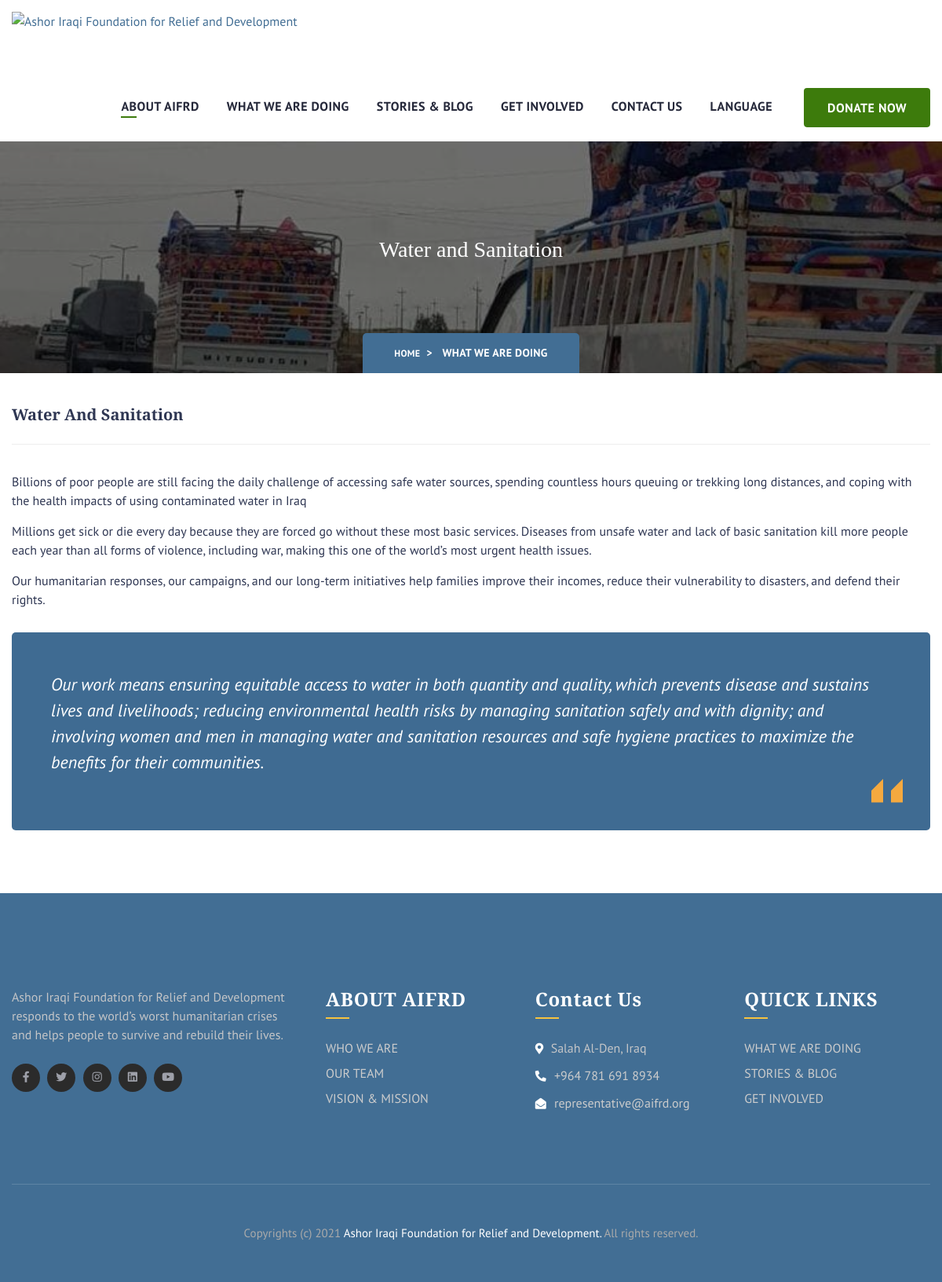
The app's page /en/what_we_are_doing_details/1 with its own data.
### jobs/models.py (models this page shows)
class WhatWeAreDoingDetail(models.Model):
    whatDoDetail_image_gallery = models.FileField(
        validators=[validate_image_extension], upload_to='background/WhatWeAreDoingDetails/', blank=True, )
    whatDoDetail_icon_name = models.CharField(
        max_length=300, default='', blank=True, )
    whatDoDetail_name = models.CharField(
        max_length=300, default='', blank=True, )
    whatDoDetail_name_ar = models.CharField(
        max_length=300, default='', blank=True, )
    whatDoDetail_desc1 = models.TextField(
        max_length=1000, default='', blank=True, )
    whatDoDetail_desc1_ar = models.TextField(
        max_length=1000, default='', blank=True, )
    whatDoDetail_desc2 = models.TextField(
        max_length=1000, default='', blank=True, )
    whatDoDetail_desc2_ar = models.TextField(
        max_length=1000, default='', blank=True, )
    whatDoDetail_desc3 = models.TextField(
        max_length=1000, default='', blank=True, )
    whatDoDetail_desc3_ar = models.TextField(
        max_length=1000, default='', blank=True, )
    whatDoDetail_desc4 = models.TextField(
        max_length=1000, default='', blank=True, )
    whatDoDetail_desc4_ar = models.TextField(
        max_length=1000, default='', blank=True, )

### jobs/views.py (the view)
# urls.py: path('what_we_are_doing_details/<int:id>', views.what_we_are_doing_details,
def what_we_are_doing_details(request, id):
    whatWeDo = WhatWeAreDoingDetail.objects.get(id=id)
    context = {'whatWeDo': whatWeDo}
    return render(request, 'what_we_are_doing_details.html', context)

### jobs/templates/what_we_are_doing_details.html (shortened to what this page needs)
{% extends 'base.html' %}
{% block body %}
{% load i18n %}
{% get_current_language as LANGUAGE_CODE %}
       <section class="page-banner">
        <div class="image-layer" style="background-image: url('{{whatWeDo.whatDoDetail_image_gallery.url}}')"></div>
        <div class="auto-container">
            <h3>{% if LANGUAGE_CODE == 'en' %}{{whatWeDo.whatDoDetail_name}}
                {% elif LANGUAGE_CODE == 'ar' %}{{whatWeDo.whatDoDetail_name_ar}}{% endif %}</h3>
          </div>
      <div class="breadcrumb-box">
        <div class="auto-container">
          <ul class="bread-crumb clearfix">
            <li><a class="dirBanner" href="{% url 'jobs:index' %}" style="font-size: 12px">{% trans "HOME" %}</a></li>
            <li ><a href="{% url 'jobs:what_we_are_doing' %}"> {% trans "WHAT WE ARE DOING" %}</a> </li>
          </ul>
        </div>
      </div>
      </section>
    <section class="causes-section alternate-two" style="padding-bottom:20px">
        <div class="auto-container">
         <div class="post-content">
                                      <div class="lower-box story-details">
                                <h2 style="font-size:20px;">{% if LANGUAGE_CODE == 'en' %}{{whatWeDo.whatDoDetail_name}}
                                    {% elif LANGUAGE_CODE == 'ar' %}{{whatWeDo.whatDoDetail_name_ar}}{% endif %}</h2>
                                <div class="info-box clearfix">
                                </div>
                            </div>
                                    <p>{% if LANGUAGE_CODE == 'en' %}{{whatWeDo.whatDoDetail_desc1}}
                                        {% elif LANGUAGE_CODE == 'ar' %}{{whatWeDo.whatDoDetail_desc1_ar}}{% endif %}</p>
                                    <p>{% if LANGUAGE_CODE == 'en' %}{{whatWeDo.whatDoDetail_desc2}}
                                        {% elif LANGUAGE_CODE == 'ar' %}{{whatWeDo.whatDoDetail_desc2_ar}}{% endif %}</p>
                                    <p>{% if LANGUAGE_CODE == 'en' %}{{whatWeDo.whatDoDetail_desc3}}
                                        {% elif LANGUAGE_CODE == 'ar' %}{{whatWeDo.whatDoDetail_desc3_ar}}{% endif %}</p>
                                     </div>
  <div class="news-block-three">
                            <div class="inner-box">
                                <div class="text">                               {% if LANGUAGE_CODE == 'en' %}{{whatWeDo.whatDoDetail_desc4}}
                                    {% elif LANGUAGE_CODE == 'ar' %}{{whatWeDo.whatDoDetail_desc4_ar}}{% endif %}
                                </div>
                            </div>
                        </div>
        </div>
    </section>
{% endblock body %}

### records on screen
WhatWeAreDoingDetail: whatDoDetail_image_gallery (picture), whatDoDetail_name "Water and Sanitation", whatDoDetail_name "Water And Sanitation", whatDoDetail_desc1 "Billions of poor people are still facing the daily challenge of accessing safe water sources, spending countless hours queuing or trekking long distances, and coping with the health impacts of using contaminated water in Iraq", whatDoDetail_desc2 "Millions get sick or die every day because they are forced go without these most basic services. Diseases from unsafe water and lack of basic sanitation kill more people each year than all forms of violence, including war, making this one of the world’s most urgent health issues.", whatDoDetail_desc3 "Our humanitarian responses, our campaigns, and our long-term initiatives help families improve their incomes, reduce their vulnerability to disasters, and defend their rights.", whatDoDetail_desc4 "Our work means ensuring equitable access to water in both quantity and quality, which prevents disease and sustains lives and livelihoods; reducing environmental health risks by managing sanitation safely and with dignity; and involving women and men in managing water and sanitation resources and safe hygiene practices to maximize the benefits for their communities."
